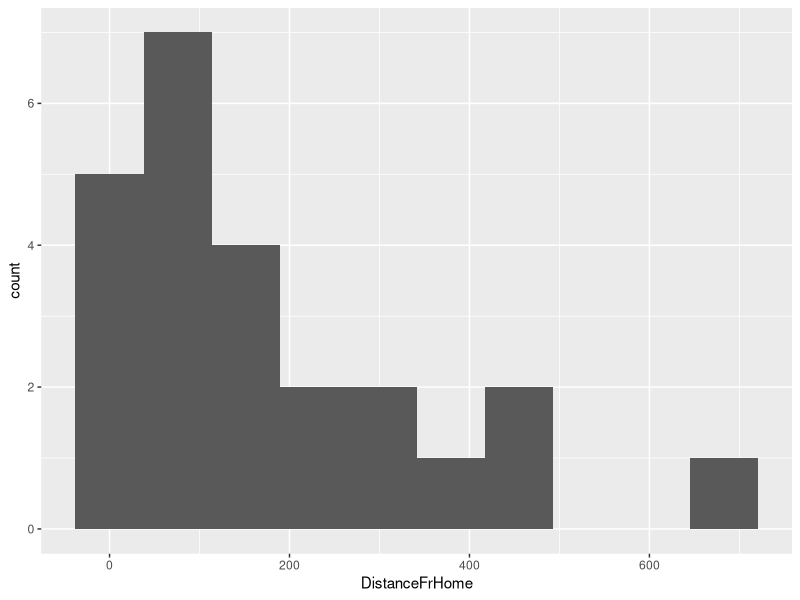
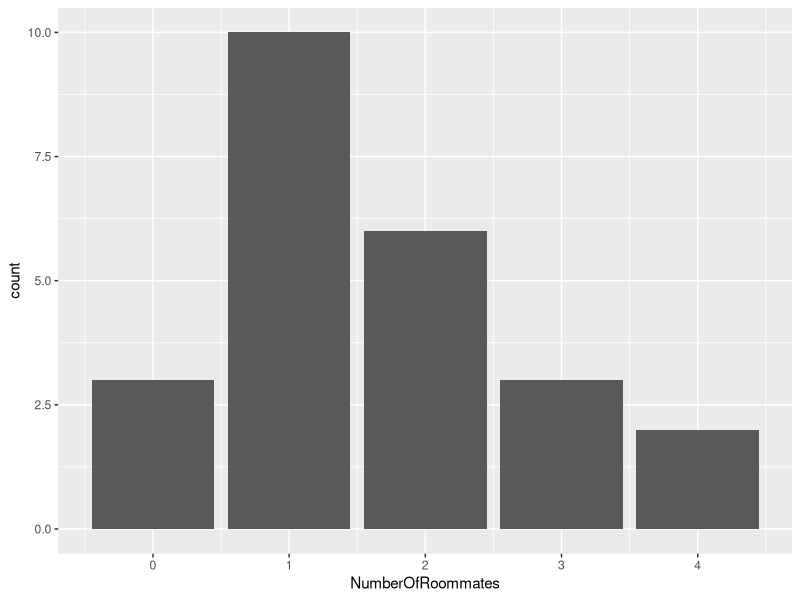
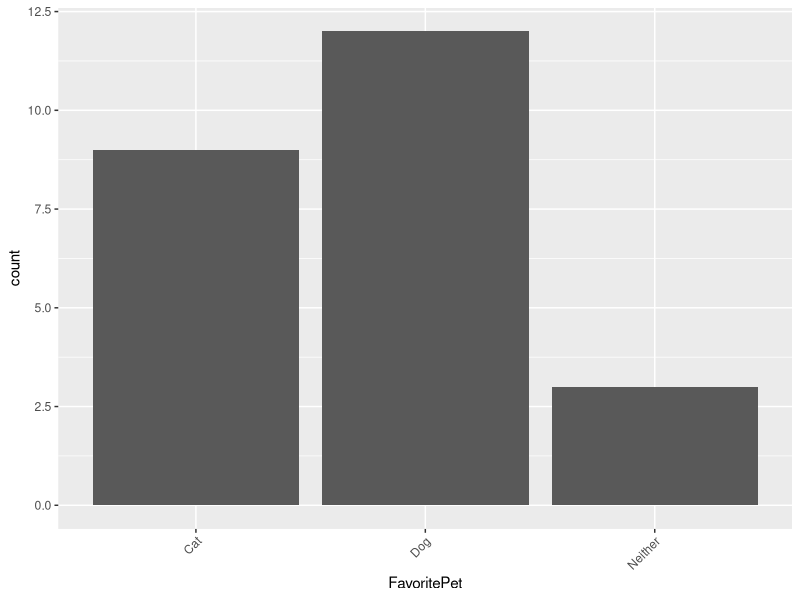
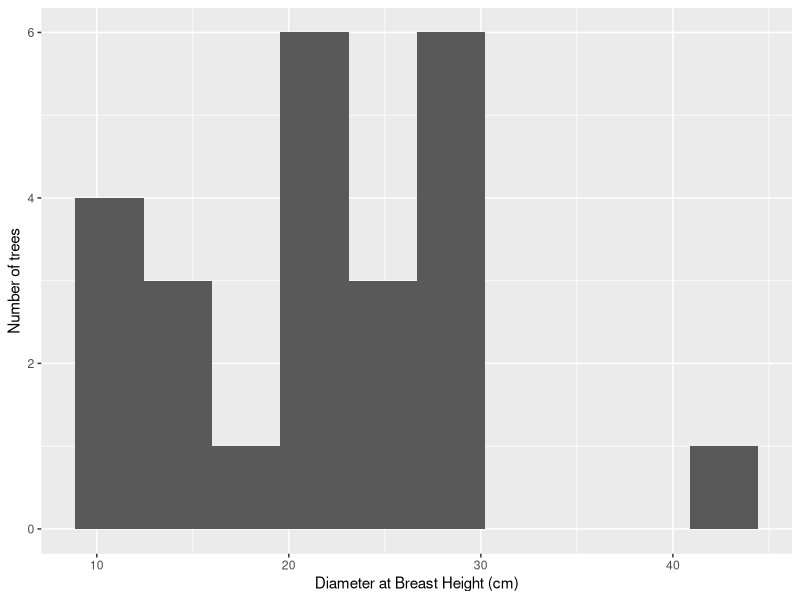

Generate these figures, in order, with R:
# This document shows the basic elements for setting up R files

# ---- Installing packages ---------------------------------------------------
# Remember there are two ways to install packages: the Packages tab on your
# screen, or code. You only need to install a package ONCE per computer.
# This line checks first, so it is safe to re-run.

if (!requireNamespace("tidyverse", quietly = TRUE)) install.packages("tidyverse")

# ---- Loading packages ------------------------------------------------------
# Install once, but LOAD every time you open R.

library(tidyverse)

# ---- Setting your working directory ----------------------------------------
# Put this script and your data file in the SAME folder (your EcologyLab
# folder), then use:
#     Session > Set Working Directory > To Source File Location
# After that, the read.csv line below just works - no file paths to type.

# ---- Read in a file --------------------------------------------------------
# Download the class data sheet from the manual and save it in this folder as
# WelcomeToENV226.csv
#
# Your browser may save it with a longer name, like
# "WelcomeToENV226 - Sheet1.csv" - just rename it to match the line below.
#
# An example file with the same columns ships with the manual, so you can run
# this script before the class data is ready.

if (!file.exists("WelcomeToENV226.csv")) {
  stop("Can't find WelcomeToENV226.csv in this folder.\n",
       "  1. Check Session > Set Working Directory > To Source File Location\n",
       "  2. Check the file is named exactly WelcomeToENV226.csv",
       call. = FALSE)
}

data <- read.csv("WelcomeToENV226.csv")

# ---- Look at your raw data -------------------------------------------------

data

# Two other ways to look at it, which are more useful once the data gets bigger:
head(data)     # just the first few rows
str(data)      # the columns, and what type each one is

# ---- Let's visualize your data ---------------------------------------------

ggplot(data, aes(x = DistanceFrHome)) +
  geom_histogram(bins = 10)

ggplot(data, aes(x = NumberOfRoommates)) +
  geom_bar()

ggplot(data, aes(x = FavoritePet)) +
  geom_bar() +
  theme(axis.text.x = element_text(angle = 45, hjust = 1))

ggplot(data, aes(x = DBH)) +
  geom_histogram(bins = 10) +
  labs(x = "Diameter at Breast Height (cm)",
       y = "Number of trees")
